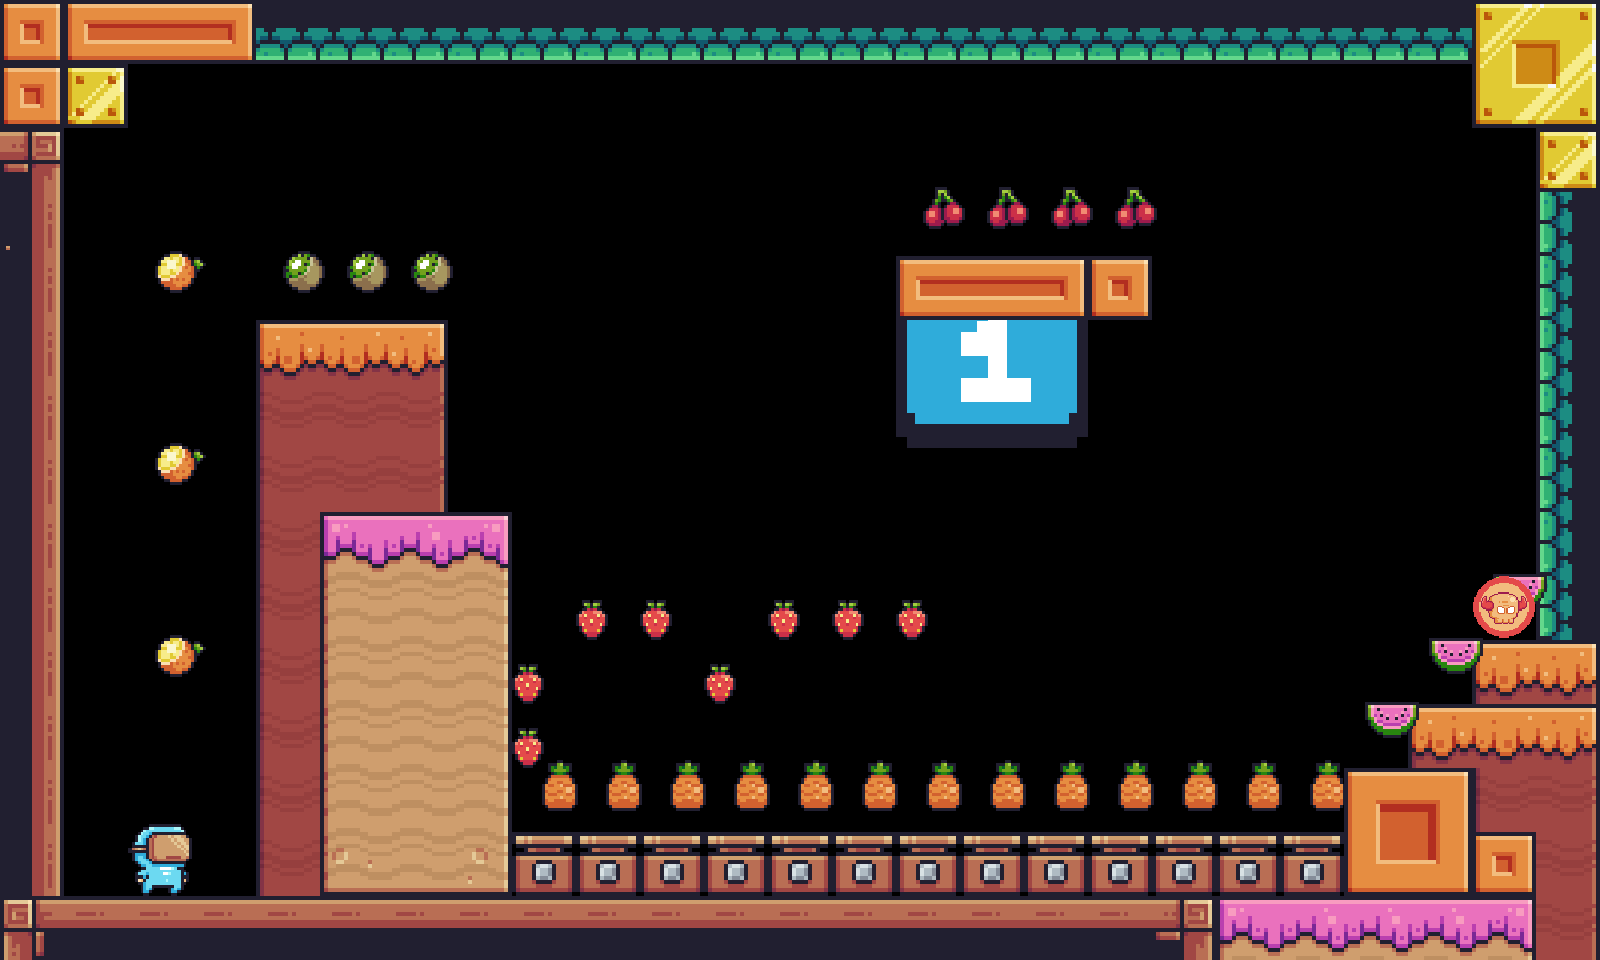

This is a level from a 2D game, rendered from its Tiled map with the project's own tilesets. A one-line summary and the complete map file follow:
An orthogonal 25x15 tile map with 64x64 px tiles, 7 tile layers (level, terrain, fire_pot, player, ...), 7 tilesets.

<map version="1.10" tiledversion="1.10.2" orientation="orthogonal" renderorder="right-down" width="25" height="15" tilewidth="64" tileheight="64" infinite="0" nextlayerid="8" nextobjectid="1">
 <editorsettings>
  <export target="../1/level_1_lemon_kiwi.csv" format="csv" />
 </editorsettings>
 <tileset firstgid="1" source="../tilesets/terrain.tsx" />
 <tileset firstgid="243" source="../tilesets/player.tsx" />
 <tileset firstgid="244" source="../tilesets/fruits.tsx" />
 <tileset firstgid="256" source="../tilesets/fire.tsx" />
 <tileset firstgid="259" source="../tilesets/empty.tsx" />
 <tileset firstgid="262" source="../tilesets/levels.tsx" />
 <tileset firstgid="275" source="../tilesets/checkpoint.tsx" />
 <layer id="6" name="level" width="25" height="15">
  <data encoding="csv">
0,0,0,0,0,0,0,0,0,0,0,0,0,0,0,0,0,0,0,0,0,0,0,0,0,
0,0,0,0,0,0,0,0,0,0,0,0,0,0,0,0,0,0,0,0,0,0,0,0,0,
0,0,0,0,0,0,0,0,0,0,0,0,0,0,0,0,0,0,0,0,0,0,0,0,0,
0,0,0,0,0,0,0,0,0,0,0,0,0,0,0,0,0,0,0,0,0,0,0,0,0,
0,0,0,0,0,0,0,0,0,0,0,0,0,0,0,0,0,0,0,0,0,0,0,0,0,
0,0,0,0,0,0,0,0,0,0,0,0,0,0,0,0,0,0,0,0,0,0,0,0,0,
0,0,0,0,0,0,0,0,0,0,0,0,0,0,270,0,0,0,0,0,0,0,0,0,0,
0,0,0,0,0,0,0,0,0,0,0,0,0,0,0,0,0,0,0,0,0,0,0,0,0,
0,0,0,0,0,0,0,0,0,0,0,0,0,0,0,0,0,0,0,0,0,0,0,0,0,
0,0,0,0,0,0,0,0,0,0,0,0,0,0,0,0,0,0,0,0,0,0,0,0,0,
0,0,0,0,0,0,0,0,0,0,0,0,0,0,0,0,0,0,0,0,0,0,0,0,0,
0,0,0,0,0,0,0,0,0,0,0,0,0,0,0,0,0,0,0,0,0,0,0,0,0,
0,0,0,0,0,0,0,0,0,0,0,0,0,0,0,0,0,0,0,0,0,0,0,0,0,
0,0,0,0,0,0,0,0,0,0,0,0,0,0,0,0,0,0,0,0,0,0,0,0,0,
0,0,0,0,0,0,0,0,0,0,0,0,0,0,0,0,0,0,0,0,0,0,0,0,0
</data>
 </layer>
 <layer id="1" name="terrain" width="25" height="15" locked="1">
  <data encoding="csv">
211,189,190,191,222,222,222,222,222,222,222,222,222,222,222,222,222,222,222,222,222,222,222,217,218,
211,216,0,0,0,0,0,0,0,0,0,0,0,0,0,0,0,0,0,0,0,0,0,239,240,
91,0,0,0,0,0,0,0,0,0,0,0,0,0,0,0,0,0,0,0,0,0,0,0,216,
113,0,0,0,0,0,0,0,0,0,0,0,0,0,0,0,0,0,0,0,0,0,0,0,199,
113,0,0,0,0,0,0,0,0,0,0,0,0,0,189,190,191,211,0,0,0,0,0,0,199,
113,0,0,0,95,96,97,0,0,0,0,0,0,0,0,0,0,0,0,0,0,0,0,0,199,
113,0,0,0,117,118,119,0,0,0,0,0,0,0,0,0,0,0,0,0,0,0,0,0,199,
113,0,0,0,117,118,119,0,0,0,0,0,0,0,0,0,0,0,0,0,0,0,0,0,199,
113,0,0,0,117,183,184,185,0,0,0,0,0,0,0,0,0,0,0,0,0,0,0,0,199,
113,0,0,0,117,205,206,207,0,0,0,0,0,0,0,0,0,0,0,0,0,0,0,0,199,
113,0,0,0,117,205,206,207,0,0,0,0,0,0,0,0,0,0,0,0,0,0,0,95,97,
113,0,0,0,117,205,206,207,0,0,0,0,0,0,0,0,0,0,0,0,0,0,95,96,97,
113,0,0,0,117,205,206,207,0,0,0,0,0,0,0,0,0,0,0,0,0,212,213,117,119,
113,0,0,0,117,227,228,229,0,0,0,0,0,0,0,0,0,0,0,0,0,234,235,211,119,
89,90,90,90,90,90,90,90,90,90,90,90,90,90,90,90,90,90,91,183,184,184,184,185,119
</data>
 </layer>
 <layer id="4" name="fire_pot" width="25" height="15" locked="1">
  <data encoding="csv">
0,0,0,0,0,0,0,0,0,0,0,0,0,0,0,0,0,0,0,0,0,0,0,0,0,
0,0,0,0,0,0,0,0,0,0,0,0,0,0,0,0,0,0,0,0,0,0,0,0,0,
0,0,0,0,0,0,0,0,0,0,0,0,0,0,0,0,0,0,0,0,0,0,0,0,0,
0,0,0,0,0,0,0,0,0,0,0,0,0,0,0,0,0,0,0,0,0,0,0,0,0,
0,0,0,0,0,0,0,0,0,0,0,0,0,0,0,0,0,0,0,0,0,0,0,0,0,
0,0,0,0,0,0,0,0,0,0,0,0,0,0,0,0,0,0,0,0,0,0,0,0,0,
0,0,0,0,0,0,0,0,0,0,0,0,0,0,0,0,0,0,0,0,0,0,0,0,0,
0,0,0,0,0,0,0,0,0,0,0,0,0,0,0,0,0,0,0,0,0,0,0,0,0,
0,0,0,0,0,0,0,0,0,0,0,0,0,0,0,0,0,0,0,0,0,0,0,0,0,
0,0,0,0,0,0,0,0,0,0,0,0,0,0,0,0,0,0,0,0,0,0,0,0,0,
0,0,0,0,0,0,0,0,0,0,0,0,0,0,0,0,0,0,0,0,0,0,0,0,0,
0,0,0,0,0,0,0,0,0,0,0,0,0,0,0,0,0,0,0,0,0,0,0,0,0,
0,0,0,0,0,0,0,0,0,0,0,0,0,0,0,0,0,0,0,0,0,0,0,0,0,
0,0,0,0,0,0,0,0,256,256,256,256,256,256,256,256,256,256,256,256,256,0,0,0,0,
0,0,0,0,0,0,0,0,0,0,0,0,0,0,0,0,0,0,0,0,0,0,0,0,0
</data>
 </layer>
 <layer id="2" name="player" width="25" height="15" locked="1">
  <data encoding="csv">
0,0,0,0,0,0,0,0,0,0,0,0,0,0,0,0,0,0,0,0,0,0,0,0,0,
0,0,0,0,0,0,0,0,0,0,0,0,0,0,0,0,0,0,0,0,0,0,0,0,0,
0,0,0,0,0,0,0,0,0,0,0,0,0,0,0,0,0,0,0,0,0,0,0,0,0,
0,0,0,0,0,0,0,0,0,0,0,0,0,0,0,0,0,0,0,0,0,0,0,0,0,
0,0,0,0,0,0,0,0,0,0,0,0,0,0,0,0,0,0,0,0,0,0,0,0,0,
0,0,0,0,0,0,0,0,0,0,0,0,0,0,0,0,0,0,0,0,0,0,0,0,0,
0,0,0,0,0,0,0,0,0,0,0,0,0,0,0,0,0,0,0,0,0,0,0,0,0,
0,0,0,0,0,0,0,0,0,0,0,0,0,0,0,0,0,0,0,0,0,0,0,0,0,
0,0,0,0,0,0,0,0,0,0,0,0,0,0,0,0,0,0,0,0,0,0,0,0,0,
0,0,0,0,0,0,0,0,0,0,0,0,0,0,0,0,0,0,0,0,0,0,0,0,0,
0,0,0,0,0,0,0,0,0,0,0,0,0,0,0,0,0,0,0,0,0,0,0,0,0,
0,0,0,0,0,0,0,0,0,0,0,0,0,0,0,0,0,0,0,0,0,0,0,0,0,
0,0,0,0,0,0,0,0,0,0,0,0,0,0,0,0,0,0,0,0,0,0,0,0,0,
0,0,243,0,0,0,0,0,0,0,0,0,0,0,0,0,0,0,0,0,0,0,0,0,0,
0,0,0,0,0,0,0,0,0,0,0,0,0,0,0,0,0,0,0,0,0,0,0,0,0
</data>
 </layer>
 <layer id="3" name="fruits" width="25" height="15" locked="1">
  <data encoding="csv">
0,0,0,0,0,0,0,0,0,0,0,0,0,0,0,0,0,0,0,0,0,0,0,0,0,
0,0,0,0,0,0,0,0,0,0,0,0,0,0,0,0,0,0,0,0,0,0,0,0,0,
0,0,0,0,0,0,0,0,0,0,0,0,0,0,0,0,0,0,0,0,0,0,0,0,0,
0,0,0,0,0,0,0,0,0,0,0,0,0,0,250,250,250,250,0,0,0,0,0,0,0,
0,0,254,0,252,252,252,0,0,0,0,0,0,0,0,0,0,0,0,0,0,0,0,0,0,
0,0,0,0,0,0,0,0,0,0,0,0,0,0,0,0,0,0,0,0,0,0,0,0,0,
0,0,0,0,0,0,0,0,0,0,0,0,0,0,0,0,0,0,0,0,0,0,0,0,0,
0,0,254,0,0,0,0,0,0,0,0,0,0,0,0,0,0,0,0,0,0,0,0,0,0,
0,0,0,0,0,0,0,0,0,0,0,0,0,0,0,0,0,0,0,0,0,0,0,0,0,
0,0,0,0,0,0,0,0,0,247,247,0,247,247,247,0,0,0,0,0,0,0,0,253,0,
0,0,254,0,0,0,0,0,247,0,0,247,0,0,0,0,0,0,0,0,0,0,253,0,0,
0,0,0,0,0,0,0,0,247,0,0,0,0,0,0,0,0,0,0,0,0,253,0,0,0,
0,0,0,0,0,0,0,0,255,255,255,255,255,255,255,255,255,255,255,255,255,0,0,0,0,
0,0,0,0,0,0,0,0,0,0,0,0,0,0,0,0,0,0,0,0,0,0,0,0,0,
0,0,0,0,0,0,0,0,0,0,0,0,0,0,0,0,0,0,0,0,0,0,0,0,0
</data>
 </layer>
 <layer id="7" name="checkpoint" width="25" height="15" locked="1">
  <data encoding="csv">
0,0,0,0,0,0,0,0,0,0,0,0,0,0,0,0,0,0,0,0,0,0,0,0,0,
0,0,0,0,0,0,0,0,0,0,0,0,0,0,0,0,0,0,0,0,0,0,0,0,0,
0,0,0,0,0,0,0,0,0,0,0,0,0,0,0,0,0,0,0,0,0,0,0,0,0,
0,0,0,0,0,0,0,0,0,0,0,0,0,0,0,0,0,0,0,0,0,0,0,0,0,
0,0,0,0,0,0,0,0,0,0,0,0,0,0,0,0,0,0,0,0,0,0,0,0,0,
0,0,0,0,0,0,0,0,0,0,0,0,0,0,0,0,0,0,0,0,0,0,0,0,0,
0,0,0,0,0,0,0,0,0,0,0,0,0,0,0,0,0,0,0,0,0,0,0,0,0,
0,0,0,0,0,0,0,0,0,0,0,0,0,0,0,0,0,0,0,0,0,0,0,0,0,
0,0,0,0,0,0,0,0,0,0,0,0,0,0,0,0,0,0,0,0,0,0,0,0,0,
0,0,0,0,0,0,0,0,0,0,0,0,0,0,0,0,0,0,0,0,0,0,0,275,0,
0,0,0,0,0,0,0,0,0,0,0,0,0,0,0,0,0,0,0,0,0,0,0,0,0,
0,0,0,0,0,0,0,0,0,0,0,0,0,0,0,0,0,0,0,0,0,0,0,0,0,
0,0,0,0,0,0,0,0,0,0,0,0,0,0,0,0,0,0,0,0,0,0,0,0,0,
0,0,0,0,0,0,0,0,0,0,0,0,0,0,0,0,0,0,0,0,0,0,0,0,0,
0,0,0,0,0,0,0,0,0,0,0,0,0,0,0,0,0,0,0,0,0,0,0,0,0
</data>
 </layer>
 <layer id="5" name="empty" width="25" height="15" locked="1">
  <data encoding="csv">
0,0,0,0,0,0,0,0,0,0,0,0,0,0,0,0,0,0,0,0,0,0,0,0,0,
0,0,0,0,0,0,0,0,0,0,0,0,0,0,0,0,0,0,0,0,0,0,0,0,0,
0,0,0,0,0,0,0,0,0,0,0,0,0,0,0,0,0,0,0,0,0,0,0,0,0,
261,0,0,0,0,0,0,0,0,0,0,0,0,0,0,0,0,0,0,0,0,0,0,0,0,
0,0,0,0,0,0,0,0,0,0,0,0,0,0,0,0,0,0,0,0,0,0,0,0,0,
0,0,0,0,0,0,0,0,0,0,0,0,0,0,0,0,0,0,0,0,0,0,0,0,0,
0,0,0,0,0,0,0,0,0,0,0,0,0,0,0,0,0,0,0,0,0,0,0,0,0,
0,0,0,0,0,0,0,0,0,0,0,0,0,0,0,0,0,0,0,0,0,0,0,0,0,
0,0,0,0,0,0,0,0,0,0,0,0,0,0,0,0,0,0,0,0,0,0,0,0,0,
0,0,0,0,0,0,0,0,0,0,0,0,0,0,0,0,0,0,0,0,0,0,0,0,0,
0,0,0,0,0,0,0,0,0,0,0,0,0,0,0,0,0,0,0,0,0,0,0,0,0,
0,0,0,0,0,0,0,0,0,0,0,0,0,0,0,0,0,0,0,0,0,0,0,0,0,
0,0,0,0,0,0,0,0,0,0,0,0,0,0,0,0,0,0,0,0,0,0,0,0,0,
0,0,0,0,0,0,0,0,0,0,0,0,0,0,0,0,0,0,0,0,0,0,0,0,0,
0,0,0,0,0,0,0,0,0,0,0,0,0,0,0,0,0,0,0,0,0,0,0,0,0
</data>
 </layer>
</map>
